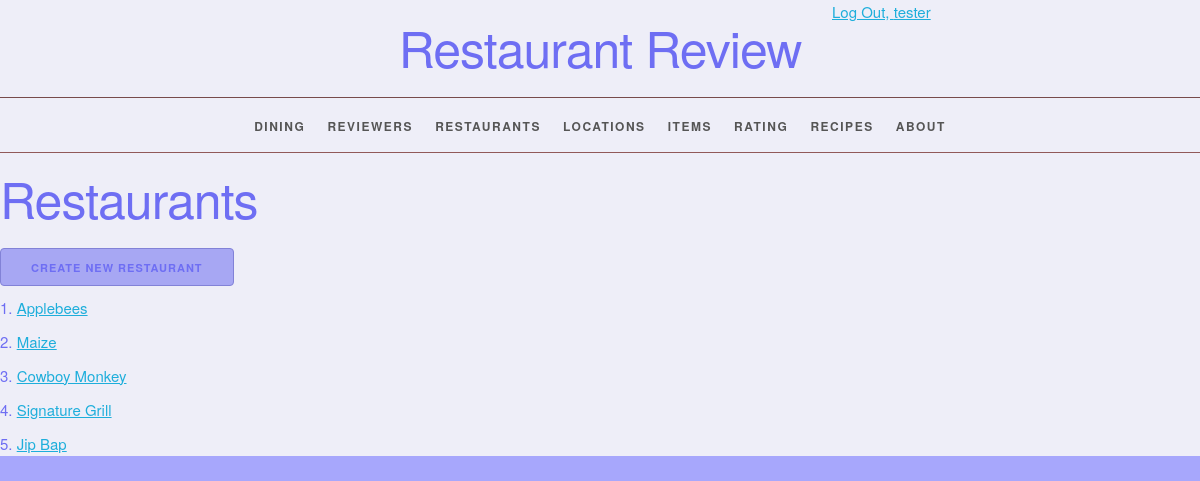
The app's page /restaurant/ (signed in) with its own data.
### restaurantreview/models.py (models this page shows, shortened)
class Restaurant(models.Model):
    restaurant_id = models.AutoField(primary_key=True)
    restaurant_name = models.CharField(max_length=45, unique=True)
    def __str__(self):
        return '%s' % self.restaurant_name
    def get_absolute_url(self):
        return reverse('restaurantreview_restaurant_detail_urlpattern',
                       kwargs={'pk': self.pk})

### restaurantreview/views.py (the view)
class RestaurantList(LoginRequiredMixin, PermissionRequiredMixin, PageLinksMixin, ListView):
    model = Restaurant
    permission_required = 'restaurantreview.view_restaurant'

### restaurantreview/utils.py (called while the page is built, shortened)
    def get_context_data(self, **kwargs):
        context = super().get_context_data(
            **kwargs)
        page = context.get('page_obj')
        return context

### restaurantreview/templates/restaurantreview/restaurant_list.html (shortened to what this page needs)
{% extends 'restaurantreview/base.html' %}
{% block content %}
    <h1>Restaurants</h1>
    {% block create_button %}
        {% if perms.restaurantreview.add_restaurant %}
            <a
                    href="{% url 'restaurantreview_restaurant_create_urlpattern' %}"
                    class="button button-primary">
                Create New Restaurant</a>
        {% endif %}
    {% endblock %}
    <ol>
        {% for restaurant in restaurant_list %}
            <li>
                <a href="{{ restaurant.get_absolute_url }}">
                    {{ restaurant }}</a>
            </li>
        {% empty %}
            <li><em> There are no restaurants.</em></li>
        {% endfor %}
    </ol>
{% endblock %}

### restaurantreview/templates/restaurantreview/base.html (shortened to what this page needs)
{% load static %}
<!DOCTYPE html>
<html lang="en">
<head>
    <link rel="stylesheet" type="text/css"
          href="{% static 'restaurantreview/normalize.css' %}?version=4">
    <link rel="stylesheet" type="text/css"
          href="{% static 'restaurantreview/skeleton.css' %}?version=4">
    <link rel="stylesheet" type="text/css"
          href="{% static 'restaurantreview/style.css' %}?version=4">
</head>
<body>
<div>
    <div class="status row">
        <div class="offset-by-eight four columns">
            <ul class="inline">
                {% if user.is_authenticated %}
                    <li><a href="{% url 'logout_urlpattern' %}">
                        Log Out, {{ user.get_username }}</a></li>
                {% else %}
                    <li><a href="{% url 'login_urlpattern' %}">
                        Log In</a></li>
                {% endif %}
            </ul>
        </div>
    </div>
    <header>
        <h1>Restaurant Review</h1>
    </header>
    <nav>
        <ul>
            {% if perms.restaurantreview.view_dine %}
                <li>
                    <a href="{% url 'restaurantreview_dine_list_urlpattern' %}">
                        Dining</a></li>
            {% endif %}
            {% if perms.restaurantreview.view_reviewer %}
                <li>
                    <a href="{% url 'restaurantreview_reviewer_list_urlpattern' %}">
                        Reviewers</a></li>
            {% endif %}
            {% if perms.restaurantreview.view_restaurant %}
                <li>
                    <a href="{% url 'restaurantreview_restaurant_list_urlpattern' %}">
                        Restaurants</a></li>
            {% endif %}
            {% if perms.restaurantreview.view_location %}
                <li>
                    <a href="{% url 'restaurantreview_location_list_urlpattern' %}">
                        Locations</a></li>
            {% endif %}
            {% if perms.restaurantreview.view_item %}
                <li>
                    <a href="{% url 'restaurantreview_item_list_urlpattern' %}">
                        Items</a></li>
            {% endif %}
            {% if perms.restaurantreview.view_rating %}
                <li>
                    <a href="{% url 'restaurantreview_rating_list_urlpattern' %}">
                        Rating</a></li>
            {% endif %}
            {% if perms.restaurantreview.view_recipe %}
                <li>
                    <a href="{% url 'restaurantreview_recipe_list_urlpattern' %}">
                        Recipes</a></li>
            {% endif %}
            <li>
                <a href="{% url 'about_urlpattern' %}">
                    About</a></li>
        </ul>
    </nav>
    <main>
        {% block content %}
        {% endblock %}
    </main>
</div>
</body>
</html>

### restaurantreview/static/restaurantreview/skeleton.css (style rules this page uses)
.column, .columns { width: 100%; float: left; box-sizing: border-box; }
@media (min-width: 550px) { .column, .columns { margin-left: 4%; } }
@media (min-width: 550px) { .column:first-child, .columns:first-child { margin-left: 0; } }
@media (min-width: 550px) { .four.columns { width: 30.6666666667%; } }
@media (min-width: 550px) { .offset-by-eight.column, .offset-by-eight.columns { margin-left: 69.3333333333%; } }
html { font-size: 62.5%; }
body { font-size: 1.5em; line-height: 1.6; font-weight: 450; font-family: "Raleway", "HelveticaNeue", "Helvetica Neue", Helvetica, Arial, sans-serif; color: #6e6ef3; }
h1, h2, h3, h4, h5, h6 { margin-top: 0; margin-bottom: 2rem; font-weight: 300; }
h1 { font-size: 4.0rem; line-height: 1.2; letter-spacing: -.1rem; }
@media (min-width: 550px) { h1 { font-size: 5.0rem; } }
a { color: #1EAEDB; }
.button, button, input[type="submit"], input[type="reset"], input[type="button"] { display: inline-block; height: 38px; padding: 0 30px; color: #555; text-align: center; font-size: 11px; font-weight: 600; line-height: 38px; letter-spacing: .1rem; text-transform: uppercase; text-decoration: none; white-space: nowrap; background-color: transparent; border-radius: 4px; border: 1px solid #bbb; cursor: pointer; box-sizing: border-box; }
.button.button-primary, button.button-primary, input[type="submit"].button-primary, input[type="reset"].button-primary, input[type="button"].button-primary { color: #6e6ef3; background-color: #a7a7f3; border-color: #8282d7; }
ul { list-style: circle inside; }
ol { list-style: decimal inside; }
ol, ul { padding-left: 0; margin-top: 0; }
li { margin-bottom: 1rem; }
button, .button { margin-bottom: 1rem; }
pre, blockquote, dl, figure, table, p, ul, ol, form { margin-bottom: 2.5rem; }
.container:after, .row:after, .u-cf { content: ""; display: table; clear: both; }

### restaurantreview/static/restaurantreview/style.css (style rules this page uses)
html { height: 100%; background-color: #a7a7fc; }
body { background-color: #eeeef8; }
body > div > header { text-align: center;; }
header h1 { display: inline-block; font-weight: normal; font-style: normal; width: 100%; margin-top: 0; padding-top: 0; }
nav { border-top: 1px solid #774b4b; width: 100%; border-bottom: 1px solid #915959; margin: 0 0 1em; padding: 0; }
nav ul { margin: 0; padding: 1em 0; list-style-type: none; text-align: center; }
nav ul li { display: inline; padding: 0; margin: 0 0.25em; font-weight: 600; text-transform: uppercase; text-align: center; font-size: 1rem; letter-spacing: .10rem; }
@media (min-width: 400px) { nav ul li { letter-spacing: .15rem; font-size: 1.2rem; margin: 0 0.5em; } }
@media (min-width: 550px) { nav ul li { margin: 0 0.75em; } }
nav ul li a { color: #555; text-decoration: none; background-color: transparent; cursor: pointer; }
.inline { list-style-type: none; padding: 0; margin: 0 0 -0.5em; }
.inline li { display: inline; }

### records on screen
Restaurant: restaurant_name "Applebees"
Restaurant: restaurant_name "Maize"
Restaurant: restaurant_name "Cowboy Monkey"
Restaurant: restaurant_name "Signature Grill"
Restaurant: restaurant_name "Jip Bap"

### other values on screen
{{ user.get_username }} "tester"
